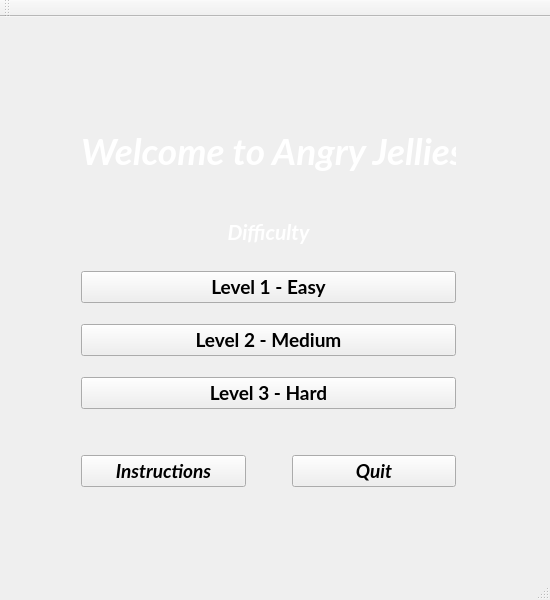
<?xml version="1.0" encoding="UTF-8"?>
<ui version="4.0">
 <class>MainWindow</class>
 <widget class="QMainWindow" name="MainWindow">
  <property name="geometry">
   <rect>
    <x>0</x>
    <y>0</y>
    <width>550</width>
    <height>600</height>
   </rect>
  </property>
  <property name="maximumSize">
   <size>
    <width>16777215</width>
    <height>16777215</height>
   </size>
  </property>
  <property name="font">
   <font>
    <family>Lato</family>
    <pointsize>14</pointsize>
    <weight>75</weight>
    <italic>false</italic>
    <bold>true</bold>
   </font>
  </property>
  <property name="windowTitle">
   <string>Angry Jellies</string>
  </property>
  <property name="autoFillBackground">
   <bool>false</bool>
  </property>
  <widget class="QWidget" name="centralWidget">
   <widget class="QWidget" name="verticalLayoutWidget_3">
    <property name="geometry">
     <rect>
      <x>70</x>
      <y>60</y>
      <width>397</width>
      <height>421</height>
     </rect>
    </property>
    <property name="font">
     <font>
      <family>Odin Rounded</family>
      <weight>75</weight>
      <italic>true</italic>
      <bold>true</bold>
      <stylestrategy>PreferDefault</stylestrategy>
      <kerning>true</kerning>
     </font>
    </property>
    <layout class="QVBoxLayout" name="verticalLayout_3">
     <item>
      <spacer name="verticalSpacer_2">
       <property name="font">
        <font>
         <family>Odin Rounded</family>
         <weight>75</weight>
         <italic>true</italic>
         <bold>true</bold>
         <stylestrategy>PreferDefault</stylestrategy>
         <kerning>true</kerning>
        </font>
       </property>
       <property name="orientation">
        <enum>Qt::Vertical</enum>
       </property>
       <property name="sizeHint" stdset="0">
        <size>
         <width>20</width>
         <height>40</height>
        </size>
       </property>
      </spacer>
     </item>
     <item>
      <widget class="QLabel" name="label">
       <property name="font">
        <font>
         <family>Odin Rounded</family>
         <pointsize>28</pointsize>
         <weight>75</weight>
         <italic>true</italic>
         <bold>true</bold>
         <stylestrategy>PreferDefault</stylestrategy>
         <kerning>true</kerning>
        </font>
       </property>
       <property name="text">
        <string>&lt;html&gt;&lt;head/&gt;&lt;body&gt;&lt;p&gt;&lt;span style=&quot; color:#ffffff;&quot;&gt;Welcome to Angry Jellies!&lt;/span&gt;&lt;/p&gt;&lt;/body&gt;&lt;/html&gt;</string>
       </property>
       <property name="alignment">
        <set>Qt::AlignCenter</set>
       </property>
      </widget>
     </item>
     <item>
      <spacer name="verticalSpacer">
       <property name="font">
        <font>
         <family>Odin Rounded</family>
         <weight>75</weight>
         <italic>true</italic>
         <bold>true</bold>
         <stylestrategy>PreferDefault</stylestrategy>
         <kerning>true</kerning>
        </font>
       </property>
       <property name="orientation">
        <enum>Qt::Vertical</enum>
       </property>
       <property name="sizeHint" stdset="0">
        <size>
         <width>20</width>
         <height>40</height>
        </size>
       </property>
      </spacer>
     </item>
     <item>
      <widget class="QLabel" name="label_2">
       <property name="font">
        <font>
         <family>Odin Rounded</family>
         <pointsize>16</pointsize>
         <weight>75</weight>
         <italic>true</italic>
         <bold>true</bold>
         <underline>false</underline>
         <strikeout>false</strikeout>
         <stylestrategy>PreferDefault</stylestrategy>
         <kerning>true</kerning>
        </font>
       </property>
       <property name="text">
        <string>&lt;html&gt;&lt;head/&gt;&lt;body&gt;&lt;p&gt;&lt;span style=&quot; color:#ffffff;&quot;&gt;Difficulty&lt;/span&gt;&lt;/p&gt;&lt;/body&gt;&lt;/html&gt;</string>
       </property>
       <property name="alignment">
        <set>Qt::AlignCenter</set>
       </property>
      </widget>
     </item>
     <item>
      <spacer name="verticalSpacer_3">
       <property name="font">
        <font>
         <family>Odin Rounded</family>
         <weight>75</weight>
         <italic>true</italic>
         <bold>true</bold>
         <stylestrategy>PreferDefault</stylestrategy>
         <kerning>true</kerning>
        </font>
       </property>
       <property name="orientation">
        <enum>Qt::Vertical</enum>
       </property>
       <property name="sizeType">
        <enum>QSizePolicy::Expanding</enum>
       </property>
       <property name="sizeHint" stdset="0">
        <size>
         <width>20</width>
         <height>20</height>
        </size>
       </property>
      </spacer>
     </item>
     <item>
      <layout class="QHBoxLayout" name="horizontalLayout">
       <item>
        <layout class="QVBoxLayout" name="verticalLayout">
         <item>
          <widget class="QPushButton" name="Easy">
           <property name="font">
            <font>
             <family>Odin Rounded</family>
             <pointsize>14</pointsize>
             <weight>75</weight>
             <italic>false</italic>
             <bold>true</bold>
             <stylestrategy>PreferDefault</stylestrategy>
             <kerning>true</kerning>
            </font>
           </property>
           <property name="text">
            <string>Level 1 - Easy</string>
           </property>
          </widget>
         </item>
         <item>
          <spacer name="verticalSpacer_4">
           <property name="font">
            <font>
             <family>Odin Rounded</family>
             <weight>75</weight>
             <italic>true</italic>
             <bold>true</bold>
             <stylestrategy>PreferDefault</stylestrategy>
             <kerning>true</kerning>
            </font>
           </property>
           <property name="orientation">
            <enum>Qt::Vertical</enum>
           </property>
           <property name="sizeType">
            <enum>QSizePolicy::Fixed</enum>
           </property>
           <property name="sizeHint" stdset="0">
            <size>
             <width>20</width>
             <height>15</height>
            </size>
           </property>
          </spacer>
         </item>
         <item>
          <widget class="QPushButton" name="Medium">
           <property name="font">
            <font>
             <family>Odin Rounded</family>
             <pointsize>14</pointsize>
             <weight>75</weight>
             <italic>false</italic>
             <bold>true</bold>
             <stylestrategy>PreferDefault</stylestrategy>
             <kerning>true</kerning>
            </font>
           </property>
           <property name="layoutDirection">
            <enum>Qt::LeftToRight</enum>
           </property>
           <property name="text">
            <string>Level 2 - Medium</string>
           </property>
          </widget>
         </item>
         <item>
          <spacer name="verticalSpacer_5">
           <property name="font">
            <font>
             <family>Odin Rounded</family>
             <weight>75</weight>
             <italic>true</italic>
             <bold>true</bold>
             <stylestrategy>PreferDefault</stylestrategy>
             <kerning>true</kerning>
            </font>
           </property>
           <property name="orientation">
            <enum>Qt::Vertical</enum>
           </property>
           <property name="sizeType">
            <enum>QSizePolicy::Fixed</enum>
           </property>
           <property name="sizeHint" stdset="0">
            <size>
             <width>20</width>
             <height>15</height>
            </size>
           </property>
          </spacer>
         </item>
         <item>
          <widget class="QPushButton" name="Hard">
           <property name="font">
            <font>
             <family>Odin Rounded</family>
             <pointsize>14</pointsize>
             <weight>75</weight>
             <italic>false</italic>
             <bold>true</bold>
             <stylestrategy>PreferDefault</stylestrategy>
             <kerning>true</kerning>
            </font>
           </property>
           <property name="autoFillBackground">
            <bool>false</bool>
           </property>
           <property name="text">
            <string>Level 3 - Hard</string>
           </property>
          </widget>
         </item>
         <item>
          <spacer name="verticalSpacer_6">
           <property name="font">
            <font>
             <family>Odin Rounded</family>
             <weight>75</weight>
             <italic>true</italic>
             <bold>true</bold>
             <stylestrategy>PreferDefault</stylestrategy>
             <kerning>true</kerning>
            </font>
           </property>
           <property name="orientation">
            <enum>Qt::Vertical</enum>
           </property>
           <property name="sizeType">
            <enum>QSizePolicy::Expanding</enum>
           </property>
           <property name="sizeHint" stdset="0">
            <size>
             <width>20</width>
             <height>40</height>
            </size>
           </property>
          </spacer>
         </item>
         <item>
          <layout class="QHBoxLayout" name="horizontalLayout_2">
           <item>
            <widget class="QPushButton" name="Instructions">
             <property name="font">
              <font>
               <family>Odin Rounded</family>
               <pointsize>14</pointsize>
               <weight>75</weight>
               <italic>true</italic>
               <bold>true</bold>
               <stylestrategy>PreferDefault</stylestrategy>
               <kerning>true</kerning>
              </font>
             </property>
             <property name="text">
              <string>Instructions</string>
             </property>
            </widget>
           </item>
           <item>
            <spacer name="horizontalSpacer_5">
             <property name="orientation">
              <enum>Qt::Horizontal</enum>
             </property>
             <property name="sizeType">
              <enum>QSizePolicy::Fixed</enum>
             </property>
             <property name="sizeHint" stdset="0">
              <size>
               <width>40</width>
               <height>20</height>
              </size>
             </property>
            </spacer>
           </item>
           <item>
            <widget class="QPushButton" name="Quit">
             <property name="font">
              <font>
               <family>Odin Rounded</family>
               <pointsize>14</pointsize>
               <weight>75</weight>
               <italic>true</italic>
               <bold>true</bold>
               <stylestrategy>PreferDefault</stylestrategy>
               <kerning>true</kerning>
              </font>
             </property>
             <property name="text">
              <string>Quit</string>
             </property>
            </widget>
           </item>
          </layout>
         </item>
        </layout>
       </item>
      </layout>
     </item>
    </layout>
   </widget>
  </widget>
  <widget class="QMenuBar" name="menuBar">
   <property name="geometry">
    <rect>
     <x>0</x>
     <y>0</y>
     <width>550</width>
     <height>22</height>
    </rect>
   </property>
  </widget>
  <widget class="QToolBar" name="mainToolBar">
   <attribute name="toolBarArea">
    <enum>TopToolBarArea</enum>
   </attribute>
   <attribute name="toolBarBreak">
    <bool>false</bool>
   </attribute>
  </widget>
  <widget class="QStatusBar" name="statusBar"/>
 </widget>
 <layoutdefault spacing="6" margin="11"/>
 <resources/>
 <connections/>
</ui>
